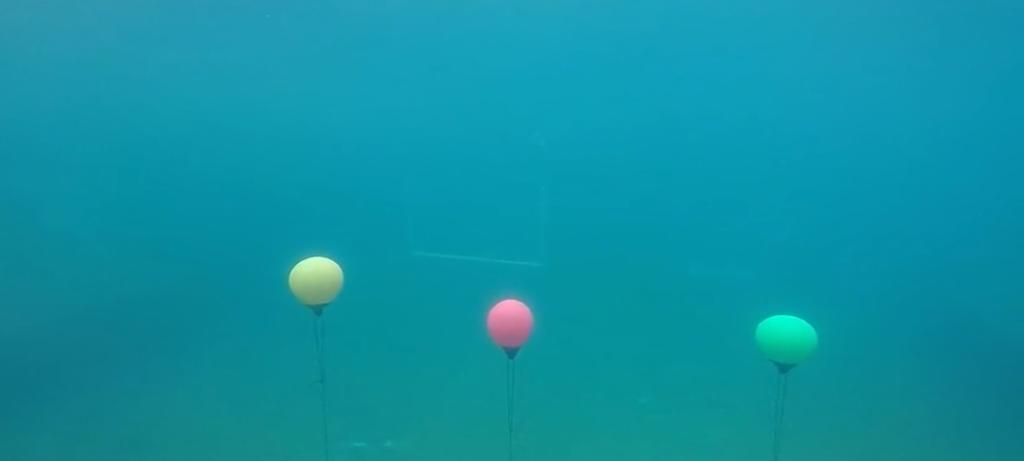
#> input picture image.png, 1024 x 461 px
$ python task1.py   (older library calls are emulated)
#> lines starting #> are read from the running program, lines starting #| are printed output that depends on the picture; after the words box and inside, x2 and y2 are one past the last pixel; in counts of white or black regions, pixels touching at a corner belong together
import cv2
import numpy as np

img = cv2.imread('image.png', 1)
#> img is the input picture: shape (461, 1024, 3); mean B, G, R 164, 146.3, 14.9
hsv = cv2.cvtColor(img,cv2.COLOR_BGR2HSV)
#> hsv: shape (461, 1024, 3); mean H, S, V 93.6, 232.5, 164.6
mask = cv2.inRange(hsv,(88,100,100),(130,255,255))
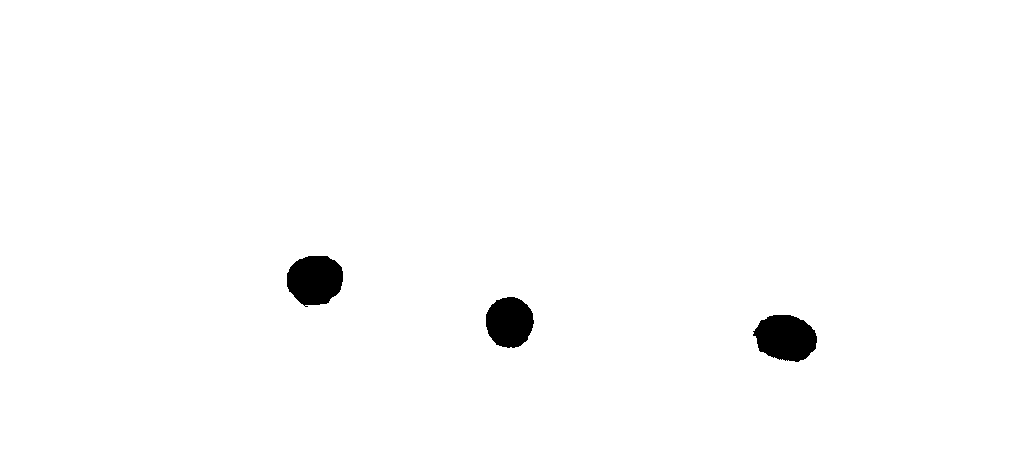
#> mask: shape (461, 1024); 98.6% white; 3 black regions, box (x1, y1, x2, y2) and area: (753, 315, 817, 362) 2264, (287, 256, 343, 307) 2231, (486, 297, 534, 348) 1910
inv = cv2.bitwise_not(mask)
inv = cv2.GaussianBlur(inv,(15,15),0)
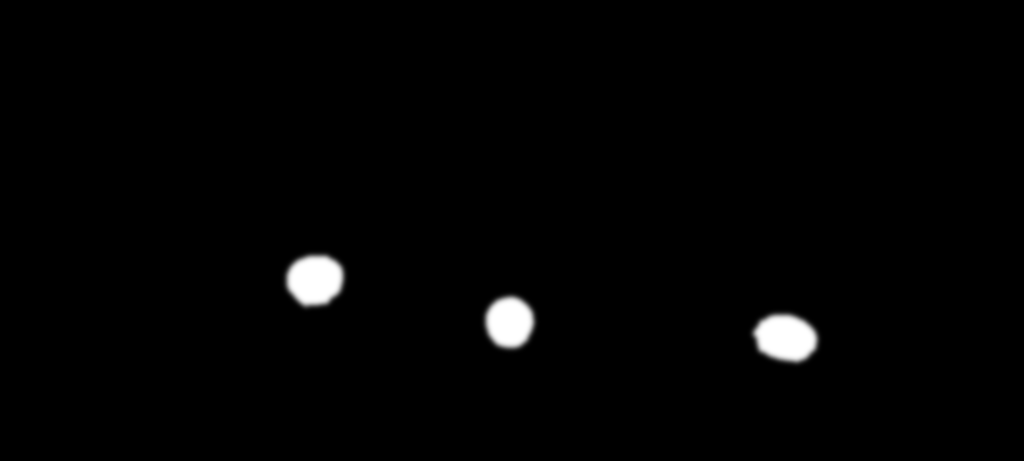
#> inv: shape (461, 1024); min 0, max 255, mean 3.5
res = cv2.bitwise_and(hsv,hsv,mask = inv)
#> res: shape (461, 1024, 3); mean H, S, V 2.1, 3.7, 4
kernel = np.ones((5,5),np.uint8)
res = cv2.erode(res,kernel,iterations=1)
#> res: shape (461, 1024, 3); mean H, S, V 1.7, 2.6, 3.2

#> (the run stopped early here; a loop or call above may not have finished)
